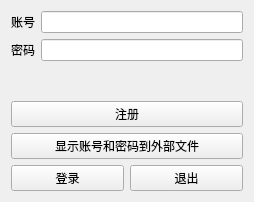
<?xml version="1.0" encoding="UTF-8"?>
<ui version="4.0">
 <class>MainWindow</class>
 <widget class="QMainWindow" name="MainWindow">
  <property name="geometry">
   <rect>
    <x>0</x>
    <y>0</y>
    <width>254</width>
    <height>202</height>
   </rect>
  </property>
  <property name="windowTitle">
   <string>登录</string>
  </property>
  <widget class="QWidget" name="centralWidget">
   <layout class="QGridLayout" name="gridLayout">
    <item row="0" column="0">
     <layout class="QVBoxLayout" name="verticalLayout">
      <item>
       <layout class="QHBoxLayout" name="horizontalLayout">
        <item>
         <widget class="QLabel" name="label">
          <property name="text">
           <string>账号</string>
          </property>
         </widget>
        </item>
        <item>
         <widget class="QLineEdit" name="loginname"/>
        </item>
       </layout>
      </item>
      <item>
       <layout class="QHBoxLayout" name="horizontalLayout_2">
        <item>
         <widget class="QLabel" name="label_2">
          <property name="text">
           <string>密码</string>
          </property>
         </widget>
        </item>
        <item>
         <widget class="QLineEdit" name="password"/>
        </item>
       </layout>
      </item>
      <item>
       <widget class="QLabel" name="tips1">
        <property name="maximumSize">
         <size>
          <width>471</width>
          <height>44</height>
         </size>
        </property>
        <property name="text">
         <string/>
        </property>
       </widget>
      </item>
      <item>
       <widget class="QPushButton" name="registerbutton">
        <property name="text">
         <string>注册</string>
        </property>
       </widget>
      </item>
      <item>
       <widget class="QPushButton" name="pushButton_3">
        <property name="text">
         <string>显示账号和密码到外部文件</string>
        </property>
       </widget>
      </item>
      <item>
       <layout class="QHBoxLayout" name="horizontalLayout_3">
        <item>
         <widget class="QPushButton" name="pushButton">
          <property name="text">
           <string>登录</string>
          </property>
         </widget>
        </item>
        <item>
         <widget class="QPushButton" name="pushButton_2">
          <property name="text">
           <string>退出</string>
          </property>
         </widget>
        </item>
       </layout>
      </item>
     </layout>
    </item>
   </layout>
  </widget>
  <widget class="QMenuBar" name="menuBar">
   <property name="geometry">
    <rect>
     <x>0</x>
     <y>0</y>
     <width>254</width>
     <height>23</height>
    </rect>
   </property>
  </widget>
 </widget>
 <layoutdefault spacing="6" margin="11"/>
 <resources/>
 <connections/>
</ui>
